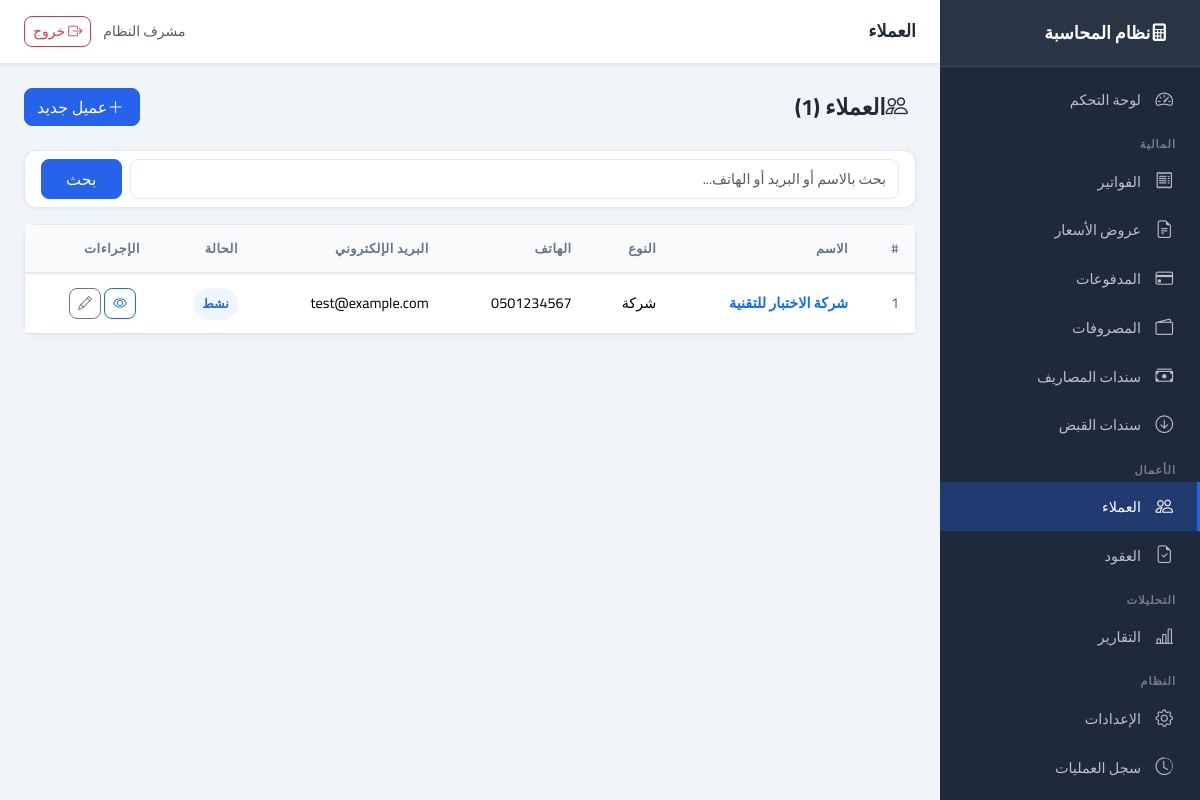
The app's page /clients (signed in), older data.
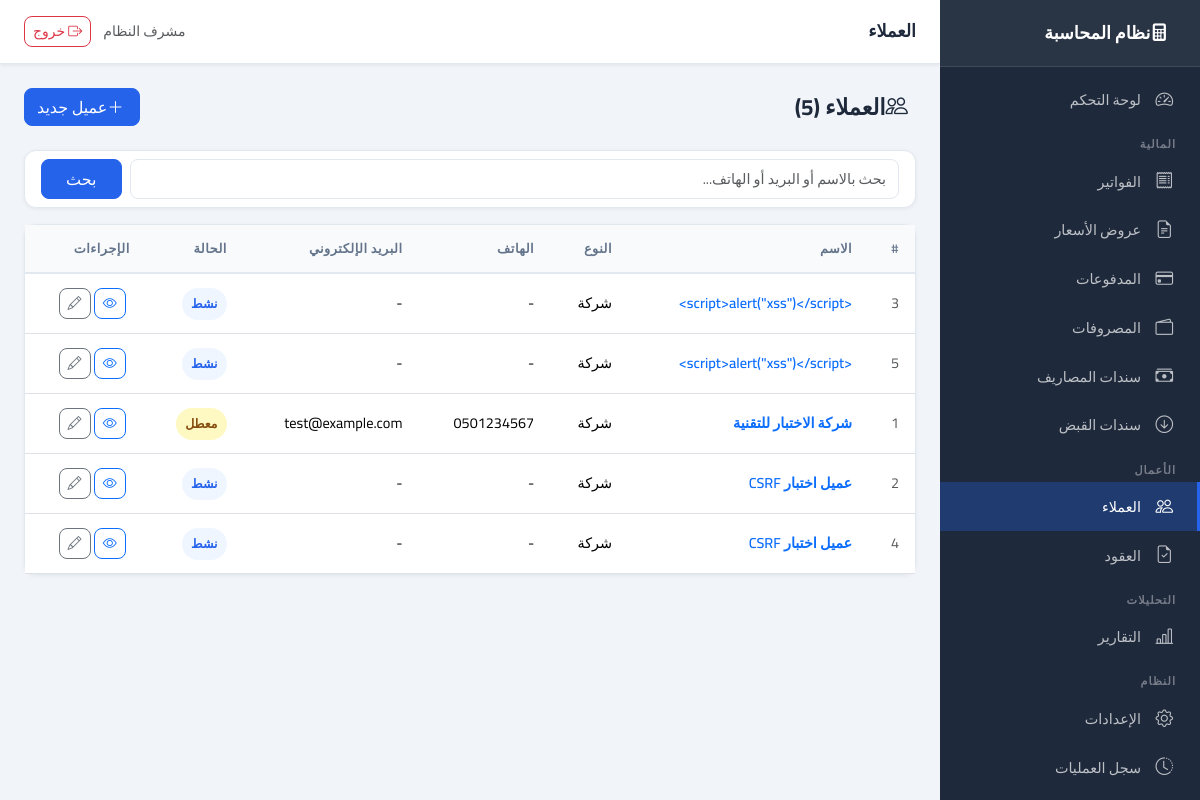
The same page, newer data.
### app/models/client.py (models this page shows, shortened)
class Client(Base):
    __tablename__ = "clients"
    id: Mapped[int] = mapped_column(primary_key=True, index=True)
    name: Mapped[str] = mapped_column(String(150), nullable=False, index=True)
    type: Mapped[ClientType] = mapped_column(SAEnum(ClientType), default=ClientType.COMPANY, nullable=False)
    email: Mapped[str | None] = mapped_column(String(100), nullable=True)
    phone: Mapped[str | None] = mapped_column(String(20), nullable=True)
    address: Mapped[str | None] = mapped_column(Text, nullable=True)
    tax_number: Mapped[str | None] = mapped_column(String(50), nullable=True)
    notes: Mapped[str | None] = mapped_column(Text, nullable=True)
    is_active: Mapped[bool] = mapped_column(Boolean, default=True, nullable=False)
    created_at: Mapped[datetime] = mapped_column(DateTime, default=lambda: __import__("datetime").datetime.now(__import__("datetime").timezone.utc).replace(tzinfo=None), nullable=False)
    created_by: Mapped[int | None] = mapped_column(Integer, ForeignKey("users.id"), nullable=True)
    contracts = relationship("Contract", back_populates="client", lazy="dynamic")
    quotations = relationship("Quotation", back_populates="client", lazy="dynamic")
    invoices = relationship("Invoice", back_populates="client", lazy="dynamic")
    payments = relationship("Payment", back_populates="client", lazy="dynamic")

### app/routers/clients.py (the view)
@router.get("", response_class=HTMLResponse)
async def list_clients(
    request: Request,
    db: Session = Depends(get_db),
    search: Optional[str] = None,
    page: int = Query(default=1, ge=1),
):
    if not request.session.get("user_id"):
        return RedirectResponse(url="/auth/login", status_code=302)
    service = ClientService(db)
    skip = (page - 1) * 20
    clients, total = service.get_all(skip=skip, limit=20, search=search)
    return templates.TemplateResponse("clients/list.html", {
        "request": request, "clients": clients, "total": total,
        "page": page, "search": search or "",
        "total_pages": max(1, (total + 19) // 20),
    })

### app/core/logging_config.py (called while the page is built)
    def filter(self, record: logging.LogRecord) -> bool:
        record.request_id = _request_id_var.get()
        return True

    def format(self, record: logging.LogRecord) -> str:
        if isinstance(record.args, dict):
            record.args = {
                k: ("***" if any(s in k.lower() for s in self.SENSITIVE) else v)
                for k, v in record.args.items()
            }
        return super().format(record)

### app/templates/clients/list.html (shortened to what this page needs)
{% extends "base.html" %}
{% block page_title %}العملاء{% endblock %}
{% block content %}
<div class="page-header">
    <h1><i class="bi bi-people me-2"></i>العملاء ({{ total }})</h1>
    <a href="/clients/new" class="btn btn-primary">
        <i class="bi bi-plus-lg me-1"></i>عميل جديد
    </a>
</div>
<div class="card mb-3">
    <div class="card-body py-2">
        <form method="get" class="d-flex gap-2">
            <input type="text" name="search" class="form-control" placeholder="بحث بالاسم أو البريد أو الهاتف..." value="{{ search }}">
            <button type="submit" class="btn btn-primary px-4">بحث</button>
        </form>
    </div>
</div>
<div class="card">
    <div class="card-body p-0">
        <table class="table table-hover mb-0">
            <thead><tr>
                <th>#</th>
                <th>الاسم</th>
                <th>النوع</th>
                <th>الهاتف</th>
                <th>البريد الإلكتروني</th>
                <th>الحالة</th>
                <th>الإجراءات</th>
            </tr></thead>
            <tbody>
            {% for client in clients %}
            <tr>
                <td class="text-muted">{{ client.id }}</td>
                <td><a href="/clients/{{ client.id }}" class="fw-semibold text-decoration-none">{{ client.name }}</a></td>
                <td>{{ 'شركة' if client.type.value == 'company' else 'فرد' }}</td>
                <td>{{ client.phone or '-' }}</td>
                <td>{{ client.email or '-' }}</td>
                <td>
                    <span class="badge-status {{ 'badge-active' if client.is_active else 'badge-cancelled' }}">
                        {{ 'نشط' if client.is_active else 'معطل' }}
                    </span>
                </td>
                <td>
                    <a href="/clients/{{ client.id }}" class="btn btn-sm btn-outline-primary me-1"><i class="bi bi-eye"></i></a>
                    <a href="/clients/{{ client.id }}/edit" class="btn btn-sm btn-outline-secondary"><i class="bi bi-pencil"></i></a>
                </td>
            </tr>
            {% else %}
            <tr><td colspan="7" class="text-center text-muted py-4">لا يوجد عملاء</td></tr>
            {% endfor %}
            </tbody>
        </table>
    </div>
</div>
{% endblock %}

Row changes from the older to the newer data that the page shows:
added Client: id "3", name "<script>alert(\"xss\")</script>", type "شركة", phone "-", email "-", is_active "نشط"
added Client: id "5", name "<script>alert(\"xss\")</script>", type "شركة", phone "-", email "-", is_active "نشط"
changed Client "شركة الاختبار للتقنية": is_active "نشط" → "معطل"
added Client: id "2", name "عميل اختبار CSRF", type "شركة", phone "-", email "-", is_active "نشط"
added Client: id "4", name "عميل اختبار CSRF", type "شركة", phone "-", email "-", is_active "نشط"
Text that changed along with them:
{{ total }}: "1" → "5"
